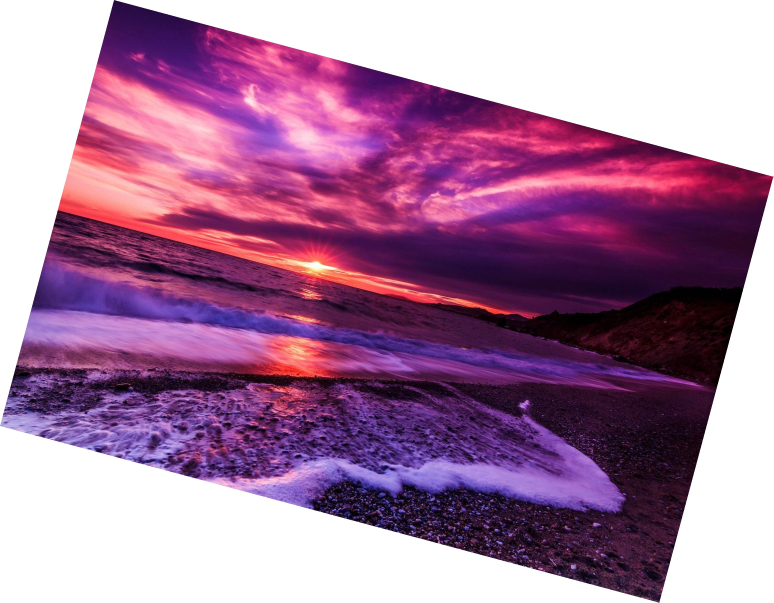
#> input picture backend/uploads/232104.jpg, 2320 x 1808 px (shown at 1/3 size)
$ python -i processor.py   (imports and definitions only)
#> lines starting #> are read from the running program, lines starting #| are printed output that depends on the picture; after the words box and inside, x2 and y2 are one past the last pixel; in counts of white or black regions, pixels touching at a corner belong together
#> further down, picture is the input picture: shape (1808, 2320, 3); mean B, G, R 157.8, 123.1, 167.1
import cv2
import numpy as np

class ImageProcessor:

    def grayscale(self, image):
        return cv2.cvtColor(image, cv2.COLOR_BGR2GRAY)

    def deskew(self, image):
        orig = image.copy()
        ratio = image.shape[0] / 500.0
#> ratio = 3.62
        resized = cv2.resize(image, (int(image.shape[1] / ratio), 500))
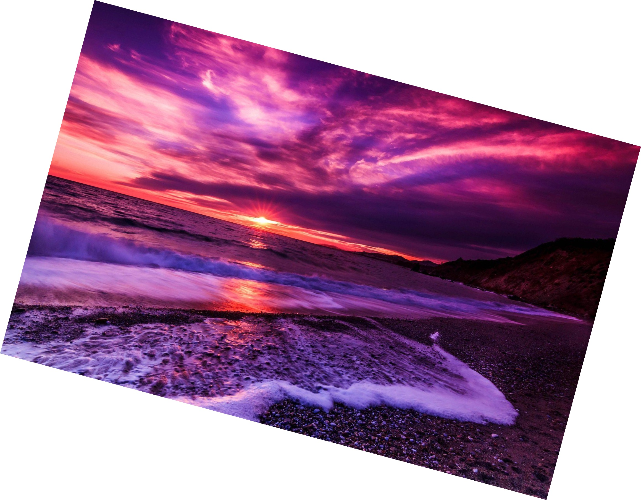
#> resized: shape (500, 641, 3); mean B, G, R 157.7, 123, 167

        gray = cv2.cvtColor(resized, cv2.COLOR_BGR2GRAY)
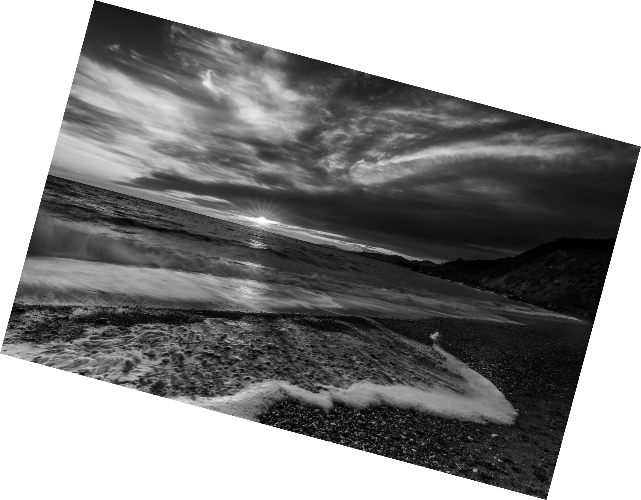
#> gray: shape (500, 641); min 0, max 255, mean 140.1
        blur = cv2.GaussianBlur(gray, (5, 5), 0)
        edged = cv2.Canny(blur, 50, 150)
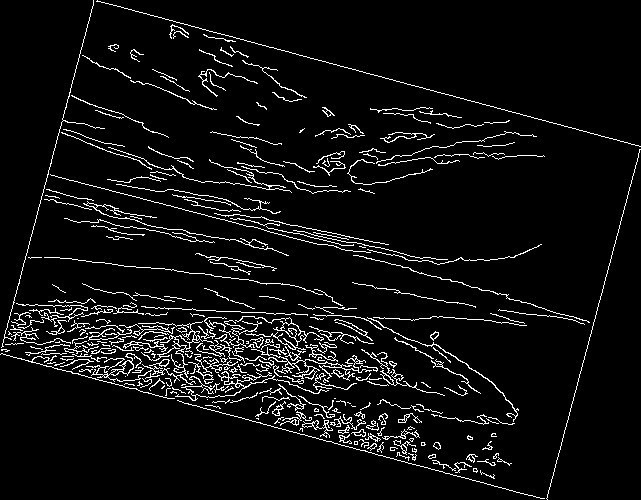
#> edged: shape (500, 641); 5.9% white in thin lines or dots

        kernel = cv2.getStructuringElement(cv2.MORPH_RECT, (3, 3))
        dilated = cv2.dilate(edged, kernel, iterations=2)
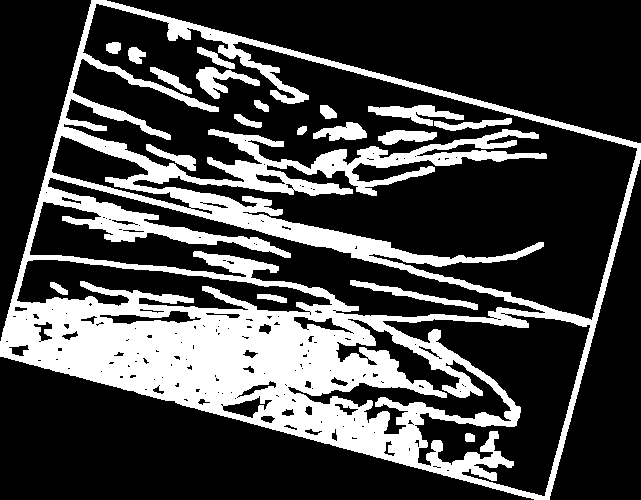
#> dilated: shape (500, 641); 27.3% white; 19 white regions

        contours, _ = cv2.findContours(dilated.copy(), cv2.RETR_LIST, cv2.CHAIN_APPROX_SIMPLE)
#> contours = 222 contours, 150 with area under 20; largest, box (x1, y1, x2, y2) and area: (0, 0, 641, 500) 211420, (63, 3, 638, 321) 77886, (29, 177, 546, 319) 19628, (382, 313, 591, 497) 17244, (16, 259, 333, 313) 8627
        contours = sorted(contours, key=cv2.contourArea, reverse=True)[:10]
#> contours = 10 contours; largest, box (x1, y1, x2, y2) and area: (0, 0, 641, 500) 211420, (63, 3, 638, 321) 77886, (29, 177, 546, 319) 19628, (382, 313, 591, 497) 17244, (16, 259, 333, 313) 8627

        doc_contour = None
        for c in contours:
            peri = cv2.arcLength(c, True)
            approx = cv2.approxPolyDP(c, 0.02 * peri, True)
            if len(approx) == 4:
                doc_contour = approx
                break
#> this loop made 1 pass
#> (peri, doc_contour) on pass 1: (2004.4, [[91, 0], [0, 356], [549, 499], [640, 143]])

        if doc_contour is None:
            return orig

        doc_contour = doc_contour.reshape(4, 2) * ratio
#> doc_contour = [[329.1, 0], [0, 1287.3], [1985.2, 1804.4], [2314.2, 517.1]]
        pts = doc_contour.astype("float32")
#> pts has the same summary as doc_contour

        s = pts.sum(axis=1)
#> s = [329.1, 1287.3, 3789.6, 2831.3]
        rect = np.zeros((4, 2), dtype="float32")
        rect[0] = pts[np.argmin(s)]
        rect[2] = pts[np.argmax(s)]

        diff = np.diff(pts, axis=1)
#> diff = [-329.1, 1287.3, -180.8, -1797.2]
        rect[1] = pts[np.argmin(diff)]
        rect[3] = pts[np.argmax(diff)]

        (tl, tr, br, bl) = rect
        maxWidth = max(int(np.linalg.norm(br - bl)), int(np.linalg.norm(tr - tl)))
        maxHeight = max(int(np.linalg.norm(tr - br)), int(np.linalg.norm(tl - bl)))

        dst = np.array([
            [0, 0],
            [maxWidth - 1, 0],
            [maxWidth - 1, maxHeight - 1],
            [0, maxHeight - 1]
        ], dtype="float32")

        M = cv2.getPerspectiveTransform(rect, dst)
        return cv2.warpPerspective(orig, M, (maxWidth, maxHeight))
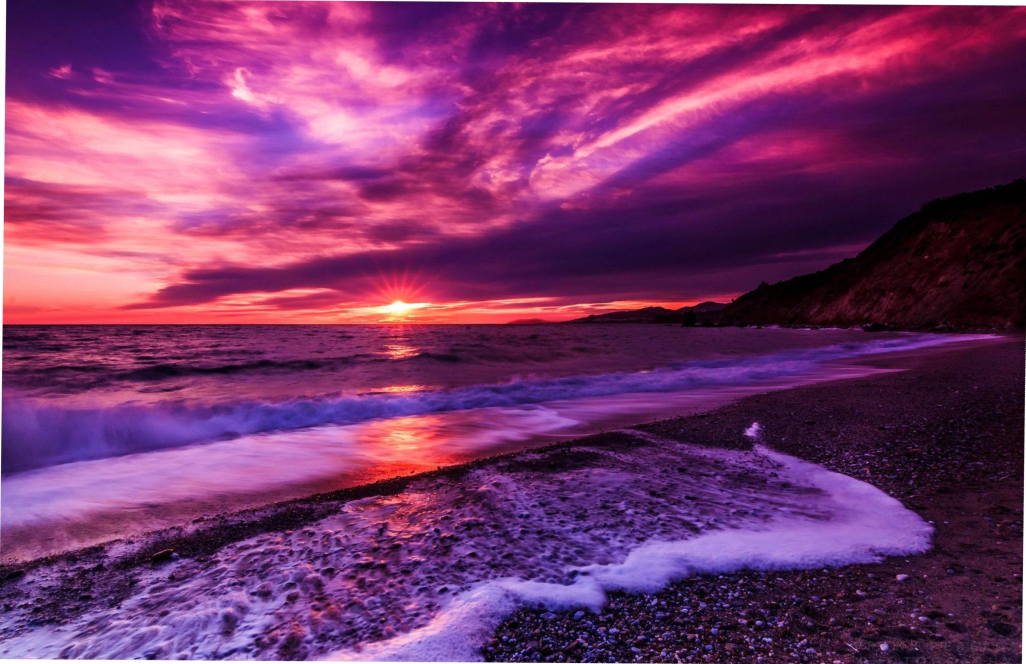
#> returned value: shape (1328, 2051, 3) (shown at 1/2 size); mean of channels 0, 1, 2 106, 52.7, 120.2; drawn as B, G, R

    def threshold(self, image):
        gray = cv2.cvtColor(image, cv2.COLOR_BGR2GRAY)
        return cv2.adaptiveThreshold(
            gray, 255,
            cv2.ADAPTIVE_THRESH_GAUSSIAN_C,
            cv2.THRESH_BINARY,
            11, 2
        )

>>> import cv2
>>> picture = cv2.imread('uploads/232104.jpg')
>>> result = ImageProcessor().deskew(picture)

$ run again, on backend/uploads/deskewed_wp6977301.jpg
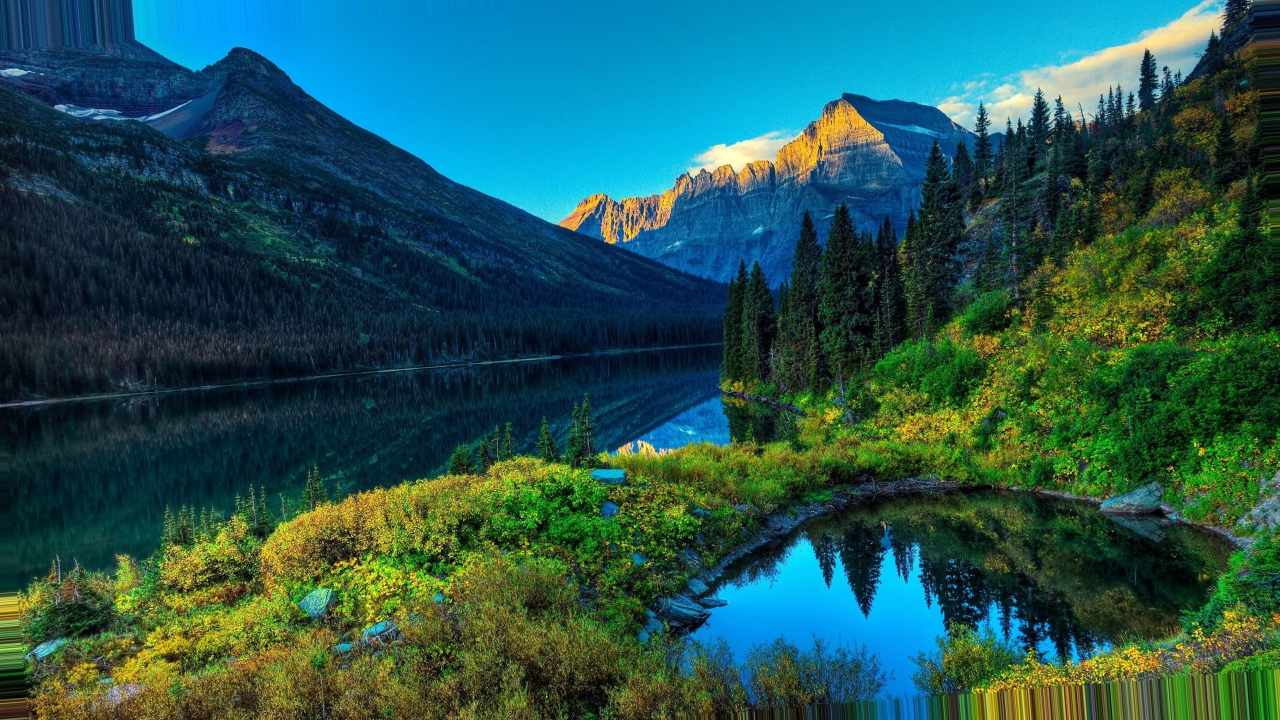
#> input picture backend/uploads/deskewed_wp6977301.jpg, 3840 x 2160 px (shown at 1/3 size)
#> picture is the input picture: shape (2160, 3840, 3); mean B, G, R 80.8, 85.2, 37.7
#> in deskew, `edged = cv2.Canny(blur, 50, 150)`:
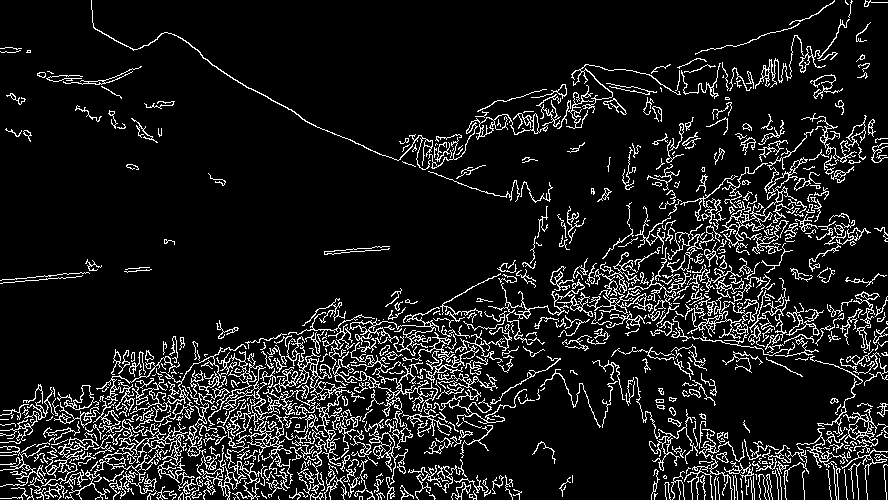
#> edged: shape (500, 888); 10.5% white in thin lines or dots
#> dilated: shape (500, 888); 40.5% white; 35 white regions
#> in deskew, `contours, _ = cv2.findContours(dilated.copy(), cv2.RETR_LIST, cv2.CHAI..`: contours = 536 contours, 367 with area under 20; largest, box (x1, y1, x2, y2) and area: (0, 0, 888, 500) 192658, (610, 340, 853, 457) 12644, (480, 320, 693, 423) 4741, (35, 64, 144, 101) 1142, (401, 434, 460, 470) 988
#> in deskew, `contours = sorted(contours, key=cv2.contourArea, reverse=True)[:10]`: contours = 10 contours; largest, box (x1, y1, x2, y2) and area: (0, 0, 888, 500) 192658, (610, 340, 853, 457) 12644, (480, 320, 693, 423) 4741, (35, 64, 144, 101) 1142, (401, 434, 460, 470) 988
#> the loop in deskew, `for c in contours:` made 10 passes
#> (peri, doc_contour) on pass 10: (160.5, [[589, 68], [643, 75], [658, 88], [603, 82]])
#> in deskew, `doc_contour = doc_contour.reshape(4, 2) * ratio`: doc_contour = [[2544.5, 293.8], [2777.8, 324], [2842.6, 380.2], [2605, 354.2]]
#> pts has the same summary as doc_contour
#> s = [2838.2, 3101.8, 3222.7, 2959.2]
#> diff = [-2250.7, -2453.8, -2462.4, -2250.7]
#> in deskew, `return cv2.warpPerspective(orig, M, (maxWidth, maxHeight))`:
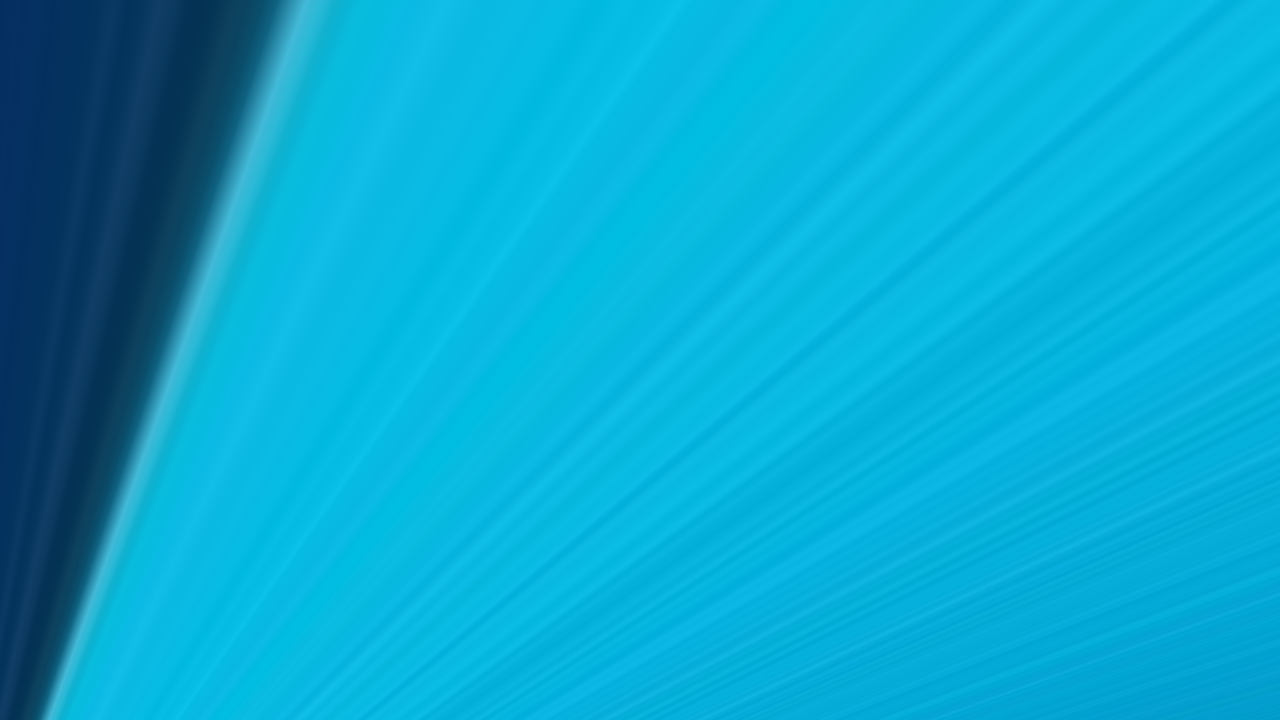
#> returned value: shape (2160, 3840, 3) (shown at 1/3 size); mean of channels 0, 1, 2 206.7, 166.3, 8.2; drawn as B, G, R

$ run again, on backend/uploads/wp3218388.jpg
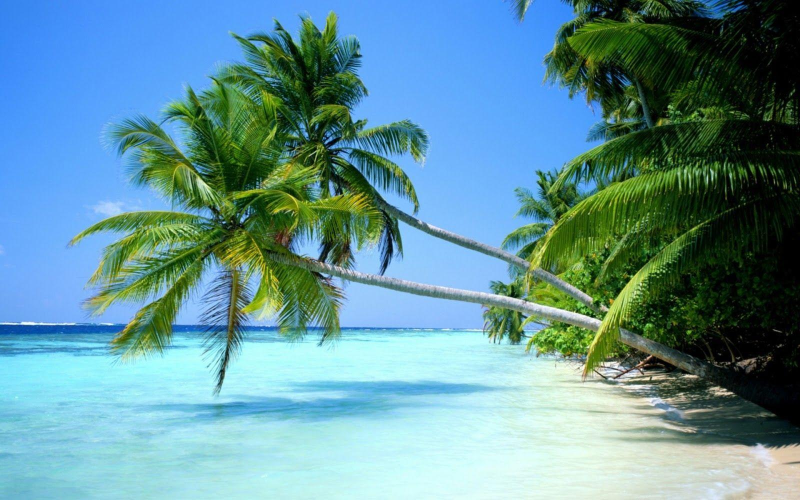
#> input picture backend/uploads/wp3218388.jpg, 1600 x 1000 px (shown at 1/2 size)
#> picture is the input picture: shape (1000, 1600, 3); mean B, G, R 156.5, 147.5, 99.8
#> in deskew, `edged = cv2.Canny(blur, 50, 150)`:
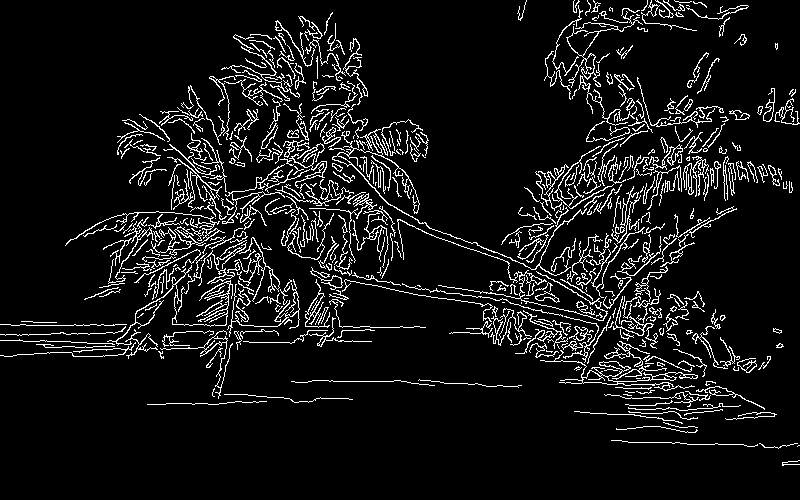
#> edged: shape (500, 800); 8.1% white in thin lines or dots
#> in deskew, `dilated = cv2.dilate(edged, kernel, iterations=2)`:
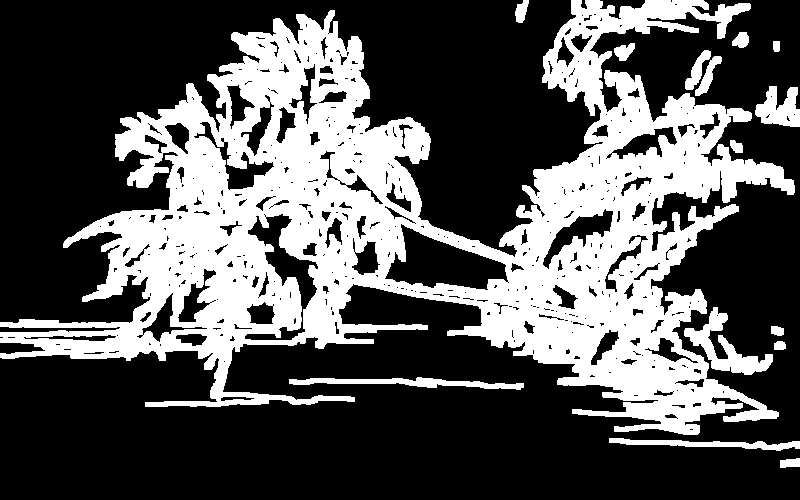
#> dilated: shape (500, 800); 33.9% white; 15 white regions
#> in deskew, `contours, _ = cv2.findContours(dilated.copy(), cv2.RETR_LIST, cv2.CHAI..`: contours = 509 contours, 360 with area under 20; largest, box (x1, y1, x2, y2) and area: (0, 0, 795, 435) 147862, (384, 223, 509, 291) 4366, (244, 213, 319, 341) 2744, (684, 307, 773, 375) 1738, (542, 208, 614, 270) 1375
#> in deskew, `contours = sorted(contours, key=cv2.contourArea, reverse=True)[:10]`: contours = 10 contours; largest, box (x1, y1, x2, y2) and area: (0, 0, 795, 435) 147862, (384, 223, 509, 291) 4366, (244, 213, 319, 341) 2744, (684, 307, 773, 375) 1738, (542, 208, 614, 270) 1375
#> the loop in deskew, `for c in contours:` made 10 passes
#> peri on passes 1, 2, 3, 4, 5, 6, 7, 9: 8398.4, 381.2, 580.6, 410.2, 258.3, 353, 206.3, 226.3

$ run again, on backend/uploads/wp6977301.jpg
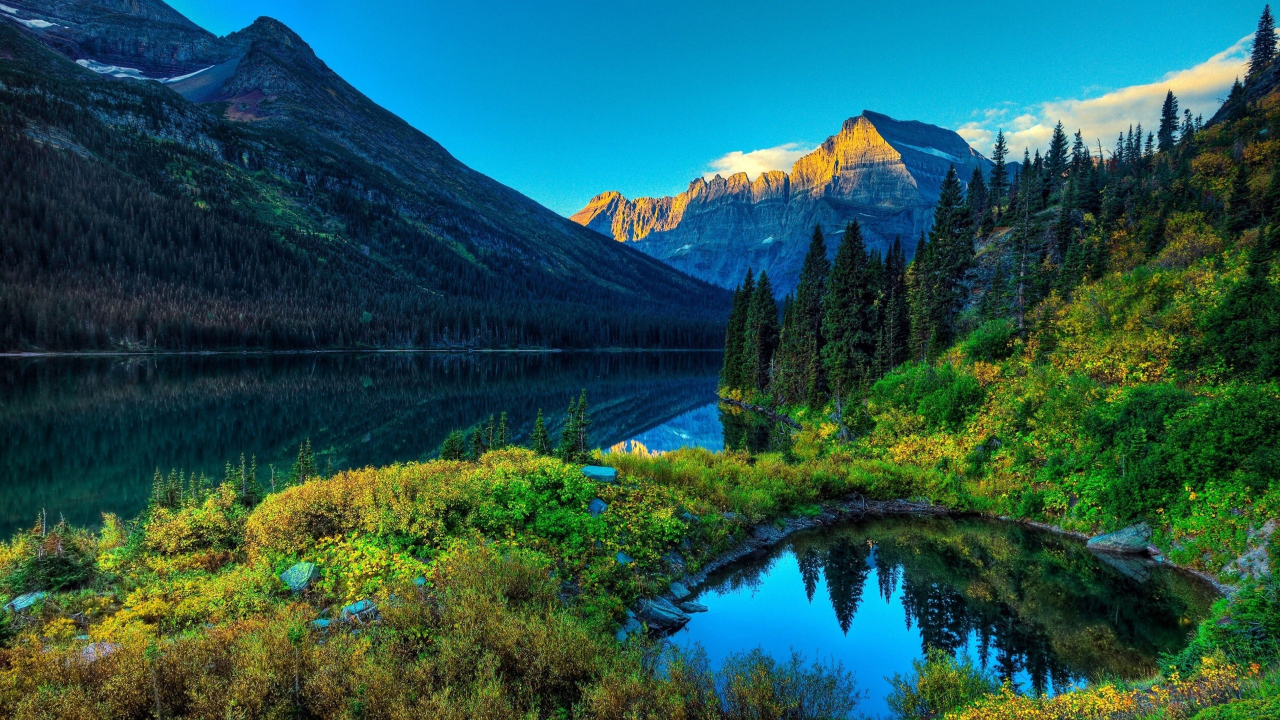
#> input picture backend/uploads/wp6977301.jpg, 3840 x 2160 px (shown at 1/3 size)
#> picture is the input picture: shape (2160, 3840, 3); mean B, G, R 80.8, 85.4, 37.5
#> in deskew, `edged = cv2.Canny(blur, 50, 150)`:
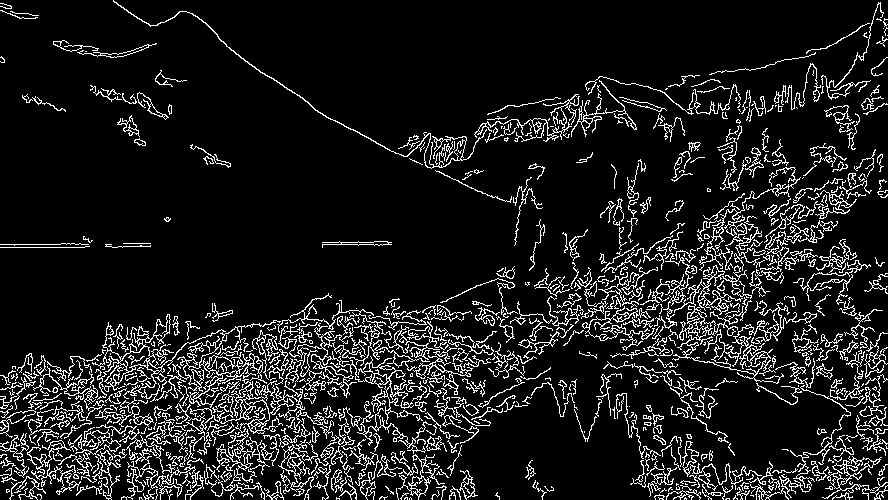
#> edged: shape (500, 888); 11% white in thin lines or dots
#> in deskew, `dilated = cv2.dilate(edged, kernel, iterations=2)`:
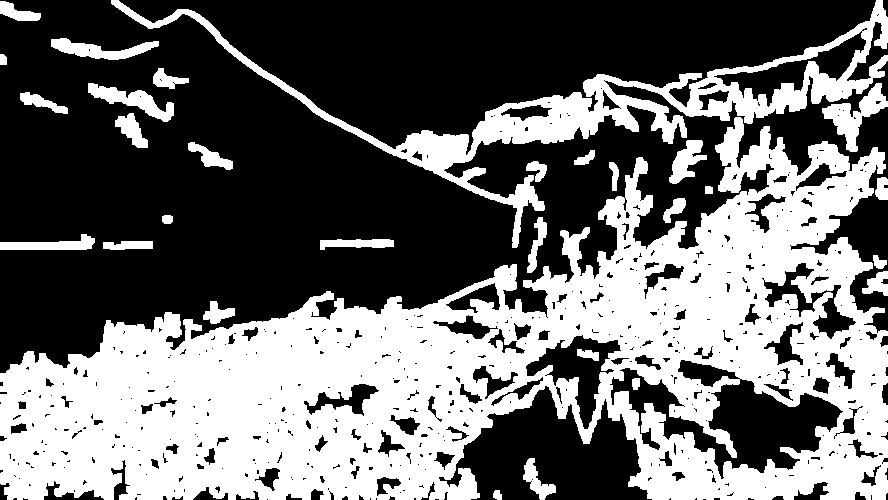
#> dilated: shape (500, 888); 42% white; 30 white regions
#> in deskew, `contours, _ = cv2.findContours(dilated.copy(), cv2.RETR_LIST, cv2.CHAI..`: contours = 571 contours, 399 with area under 20; largest, box (x1, y1, x2, y2) and area: (0, 117, 888, 500) 180167, (111, 0, 888, 248) 22855, (609, 367, 844, 480) 10644, (525, 334, 622, 430) 3458, (713, 30, 867, 108) 3164
#> in deskew, `contours = sorted(contours, key=cv2.contourArea, reverse=True)[:10]`: contours = 10 contours; largest, box (x1, y1, x2, y2) and area: (0, 117, 888, 500) 180167, (111, 0, 888, 248) 22855, (609, 367, 844, 480) 10644, (525, 334, 622, 430) 3458, (713, 30, 867, 108) 3164
#> the loop in deskew, `for c in contours:` made 10 passes
#> peri on passes 1 to 8: 5562.2, 3444.7, 1232.6, 461.9, 498.4, 554.2, 281.9, 253
